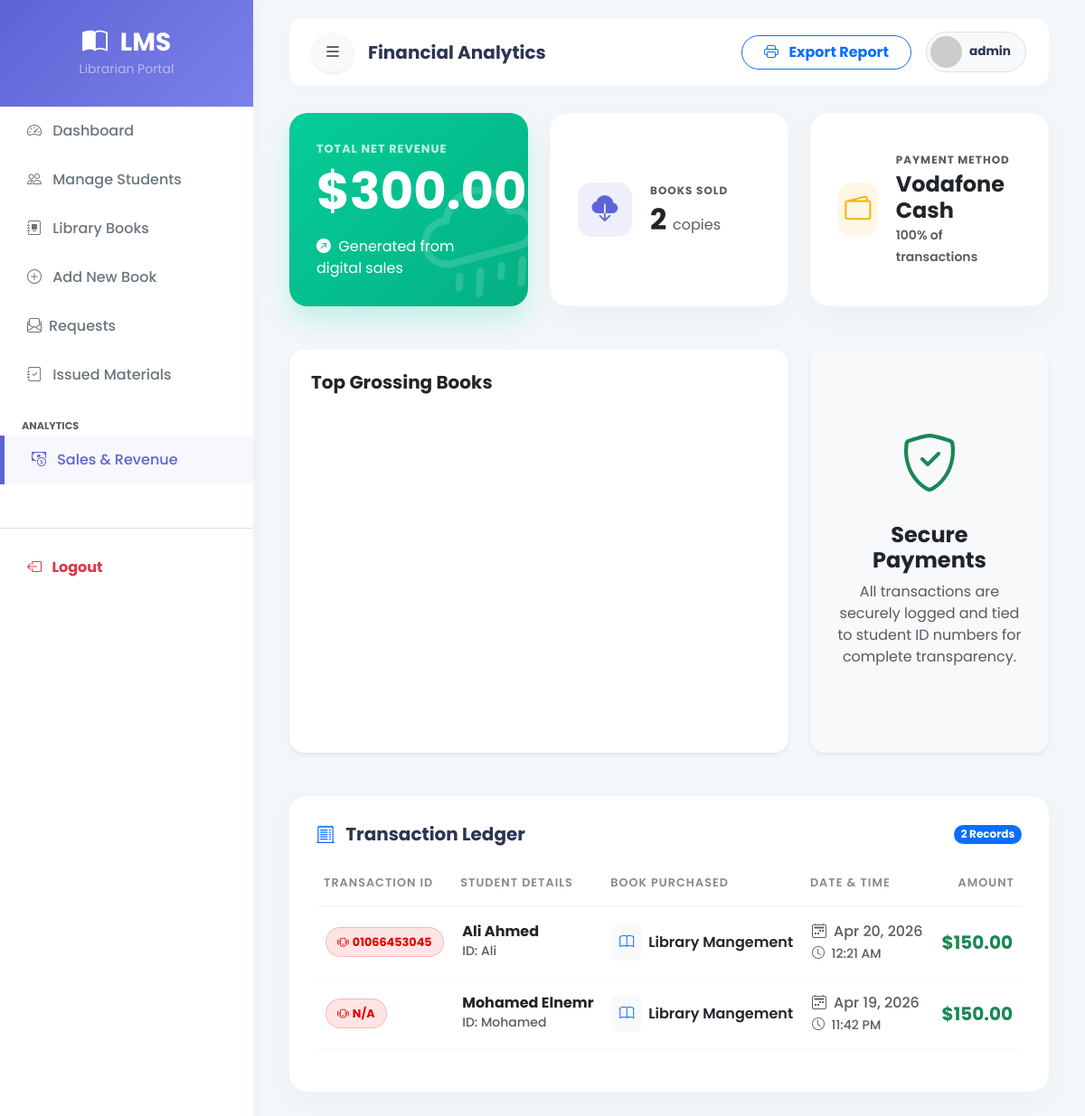
The page /admin/sales.php (signed in) on the database its author committed.
### tables this page shows
CREATE TABLE `user` (
  `RollNo` varchar(50) NOT NULL,
  `Name` varchar(50) DEFAULT NULL,
  `Type` varchar(50) DEFAULT NULL,
  `EmailId` varchar(50) DEFAULT NULL,
  `MobNo` bigint(11) DEFAULT NULL,
  `Password` varchar(50) DEFAULT NULL,
  `wallet_balance` decimal(10,2) DEFAULT 0.00
);

CREATE TABLE `purchased_books` (
  `id` int(10) NOT NULL,
  `RollNo` varchar(50) NOT NULL,
  `BookId` int(10) NOT NULL,
  `purchase_date` timestamp NOT NULL DEFAULT current_timestamp(),
  `transaction_id` varchar(50) DEFAULT 'N/A'
);

CREATE TABLE `book` (
  `BookId` int(10) NOT NULL,
  `Title` varchar(50) DEFAULT NULL,
  `Availability` int(5) DEFAULT NULL,
  `status` varchar(50) NOT NULL,
  `Author` varchar(50) NOT NULL,
  `Year` int(11) DEFAULT NULL,
  `Description` text DEFAULT NULL,
  `is_online` tinyint(1) DEFAULT 0,
  `file_path` varchar(255) DEFAULT NULL,
  `price` decimal(10,2) DEFAULT 0.00
);

### admin/sales.php (the view, shortened to what this page needs)
<?php
require('../includes/dbconn.php');
$rollno = $_SESSION['RollNo'];
$sql_check = "SELECT * FROM user WHERE RollNo='$rollno' AND Type='Admin'";
$result_check = $conn->query($sql_check);
$admin_row = $result_check->fetch_assoc();
$admin_name = $admin_row['Name'] ?? 'Librarian';
$stats_sql = "SELECT SUM(b.price) as total_revenue, COUNT(p.id) as total_sold
              FROM purchased_books p
              JOIN book b ON p.BookId = b.BookId";
$stats_res = $conn->query($stats_sql);
$stats = $stats_res->fetch_assoc();
$total_revenue = $stats['total_revenue'] ?? 0.00;
$total_sold = $stats['total_sold'] ?? 0;
$transactions_sql = "SELECT p.id, p.purchase_date, p.transaction_id, u.Name as student_name, u.RollNo, b.Title, b.price
                     FROM purchased_books p
                     JOIN user u ON p.RollNo = u.RollNo
                     JOIN book b ON p.BookId = b.BookId
                     ORDER BY p.purchase_date DESC";
$transactions_res = $conn->query($transactions_sql);
?>
<!DOCTYPE html>
<html lang="en">
<head>
    <link href="https://cdn.jsdelivr.net/npm/bootstrap@5.3.0/dist/css/bootstrap.min.css" rel="stylesheet">
    <link rel="stylesheet" href="https://cdn.jsdelivr.net/npm/bootstrap-icons@1.11.1/font/bootstrap-icons.css">
</head>
<body>
<div class="wrapper">
    <nav id="sidebar">
        <div class="sidebar-header">
            <h3 class="mb-0 fw-bold"><i class="bi bi-book-half me-2"></i> LMS</h3>
            <small class="text-white-50">Librarian Portal</small>
        </div>
        <ul class="list-unstyled components">
            <li><a href="index.php"><i class="bi bi-speedometer2 me-2"></i> Dashboard</a></li>
            <li><a href="student.php"><i class="bi bi-people me-2"></i> Manage Students</a></li>
            <li><a href="book.php"><i class="bi bi-journal-album me-2"></i> Library Books</a></li>
            <li><a href="addbook.php"><i class="bi bi-plus-circle me-2"></i> Add New Book</a></li>
            <li><a href="requests.php"><i class="bi bi-envelope-paper me-2"></i>Requests</a></li>
            <li><a href="current.php"><i class="bi bi-journal-check me-2"></i> Issued Materials</a></li>
            <li class="mt-3"><small class="text-muted px-4 fw-bold text-uppercase" style="font-size: 0.7rem;">Analytics</small></li>
            <li class="active"><a href="sales.php"><i class="bi bi-cash-coin me-2"></i> Sales & Revenue</a></li>
            <li class="mt-5 border-top pt-3"><a href="logout.php" class="text-danger fw-bold"><i class="bi bi-box-arrow-left me-2"></i> Logout</a></li>
        </ul>
    </nav>
    <div id="content">
        <nav class="top-navbar d-flex justify-content-between align-items-center">
            <div class="d-flex align-items-center">
                <button type="button" id="sidebarCollapse" class="btn btn-light rounded-circle shadow-sm me-3"><i class="bi bi-list fs-5"></i></button>
                <h5 class="fw-bold mb-0">Financial Analytics</h5>
            </div>
            <div class="d-flex align-items-center">
                <button onclick="window.print()" class="btn btn-outline-primary rounded-pill px-4 fw-bold me-3 btn-print">
                    <i class="bi bi-printer me-2"></i> Export Report
                </button>
                <div class="d-flex align-items-center bg-light rounded-pill p-1 pe-3 border">
                    <img src="https://ui-avatars.com/api/?name=<?php echo urlencode($admin_name); ?>&background=5D63D4&color=fff&rounded=true&bold=true" width="35" class="me-2 rounded-circle">
                    <span class="fw-bold" style="font-size: 0.85rem;"><?php echo $admin_name; ?></span>
                </div>
            </div>
        </nav>
        <div class="row g-4 mb-5">
            <div class="col-xl-4">
                <div class="revenue-card h-100">
                    <p class="text-uppercase fw-bold mb-1 opacity-75" style="letter-spacing: 1px; font-size: 0.8rem;">Total Net Revenue</p>
                    <h1 class="display-4 fw-bold mb-0">$<?php echo number_format($total_revenue, 2); ?></h1>
                    <p class="mt-3 mb-0 fs-6"><i class="bi bi-arrow-up-right-circle-fill me-1"></i> Generated from digital sales</p>
                </div>
            </div>
            <div class="col-xl-4 col-md-6">
                <div class="sales-card h-100">
                    <div class="sales-icon" style="background: rgba(93, 99, 212, 0.1); color: var(--primary);">
                        <i class="bi bi-cloud-download-fill"></i>
                    </div>
                    <div>
                        <p class="text-muted text-uppercase fw-bold mb-1" style="font-size: 0.75rem; letter-spacing: 1px;">Books Sold</p>
                        <h2 class="fw-bold mb-0 text-dark"><?php echo $total_sold; ?> <span class="fs-6 text-muted fw-normal">copies</span></h2>
                    </div>
                </div>
            </div>
            <div class="col-xl-4 col-md-6">
                <div class="sales-card h-100">
                    <div class="sales-icon" style="background: rgba(255, 171, 0, 0.1); color: #FFAB00;">
                        <i class="bi bi-wallet2"></i>
                    </div>
                    <div>
                        <p class="text-muted text-uppercase fw-bold mb-1" style="font-size: 0.75rem; letter-spacing: 1px;">Payment Method</p>
                        <h4 class="fw-bold mb-0 text-dark">Vodafone Cash</h4>
                        <small class="text-muted fw-semibold">100% of transactions</small>
                    </div>
                </div>
            </div>
        </div>
        <div class="row g-4 mb-5">
            <div class="col-lg-8">
                <div class="card border-0 shadow-sm rounded-4 p-4 h-100">
                    <h5 class="fw-bold mb-4">Top Grossing Books</h5>
                    <div id="revenueChart" style="min-height: 350px;"></div>
                </div>
            </div>
            <div class="col-lg-4">
                <div class="card border-0 shadow-sm rounded-4 p-4 h-100 d-flex flex-column justify-content-center text-center bg-light">
                    <i class="bi bi-shield-check text-success" style="font-size: 4rem;"></i>
                    <h4 class="fw-bold mt-3">Secure Payments</h4>
                    <p class="text-muted">All transactions are securely logged and tied to student ID numbers for complete transparency.</p>
                </div>
            </div>
        </div>
        <div class="table-container mb-5">
            <div class="d-flex justify-content-between align-items-center mb-4">
                <h5 class="fw-bold mb-0"><i class="bi bi-receipt-cutoff text-primary me-2"></i> Transaction Ledger</h5>
                <span class="badge bg-primary rounded-pill"><?php echo $transactions_res->num_rows; ?> Records</span>
            </div>
            <div class="table-responsive">
                <table class="table align-middle">
                    <thead>
                        <tr>
                            <th>Transaction ID</th>
                            <th>Student Details</th>
                            <th>Book Purchased</th>
                            <th>Date & Time</th>
                            <th class="text-end">Amount</th>
                        </tr>
                    </thead>
                    <tbody>
                        <?php if($transactions_res && $transactions_res->num_rows > 0): ?>
                            <?php while($row = $transactions_res->fetch_assoc()): ?>
                                <tr>
                                    <td>
                                        <span class="vf-badge">
                                            <i class="bi bi-phone-vibrate me-1"></i> <?php echo htmlspecialchars($row['transaction_id'] ?? 'N/A'); ?>
                                        </span>
                                    </td>
                                    <td>
                                        <h6 class="mb-0 fw-bold text-dark"><?php echo htmlspecialchars($row['student_name']); ?></h6>
                                        <small class="text-muted">ID: <?php echo htmlspecialchars($row['RollNo']); ?></small>
                                    </td>
                                    <td>
                                        <div class="d-flex align-items-center">
                                            <div class="bg-light rounded p-2 me-2 text-primary"><i class="bi bi-book"></i></div>
                                            <span class="fw-semibold"><?php echo htmlspecialchars($row['Title']); ?></span>
                                        </div>
                                    </td>
                                    <td>
                                        <span class="text-muted"><i class="bi bi-calendar2-week me-1"></i> <?php echo date('M d, Y', strtotime($row['purchase_date'])); ?></span><br>
                                        <small class="text-muted"><i class="bi bi-clock me-1"></i> <?php echo date('h:i A', strtotime($row['purchase_date'])); ?></small>
                                    </td>
                                    <td class="text-end fw-bold text-success fs-5">
                                        $<?php echo number_format($row['price'], 2); ?>
                                    </td>
                                </tr>
                            <?php endwhile; ?>
                        <?php endif; ?>
                    </tbody>
                </table>
            </div>
        </div>
    </div>
</div>
</body>
</html>

### admin/sales.php (style rules this page uses)
:root { --primary: #5D63D4; --primary-light: #7b81ea; --bg-color: #f4f7fa; --card-bg: #ffffff; }
body { font-family: 'Poppins', sans-serif; background-color: var(--bg-color); color: #2b3452; overflow-x: hidden; }
.wrapper { display: flex; width: 100%; align-items: stretch; }
#sidebar { min-width: 280px; max-width: 280px; background: var(--card-bg); transition: 0.3s; box-shadow: 4px 0 15px rgba(0,0,0,0.03); min-height: 100vh; z-index: 999; }
.sidebar-header { padding: 30px 20px; background: linear-gradient(135deg, var(--primary) 0%, var(--primary-light) 100%); color: white; text-align: center; }
#sidebar ul li a { padding: 15px 30px; display: block; color: #6c757d; text-decoration: none; font-weight: 500; transition: 0.3s; }
#sidebar ul li a:hover, #sidebar ul li.active > a { color: var(--primary); background: rgba(93, 99, 212, 0.05); border-left: 5px solid var(--primary); }
#content { width: 100%; padding: 20px 40px; }
.top-navbar { background: var(--card-bg); padding: 15px 25px; border-radius: 15px; box-shadow: 0 4px 15px rgba(0,0,0,0.02); margin-bottom: 30px; }
.revenue-card { background: linear-gradient(135deg, #05CD99 0%, #04b083 100%); color: white; border-radius: 20px; padding: 30px; box-shadow: 0 15px 30px rgba(5, 205, 153, 0.2); position: relative; overflow: hidden; }
.revenue-card::after { content: '\F2B6'; font-family: 'bootstrap-icons'; position: absolute; right: -10px; bottom: -20px; font-size: 8rem; opacity: 0.15; transform: rotate(-15deg); }
.sales-card { background: white; border-radius: 20px; padding: 30px; box-shadow: 0 10px 30px rgba(0,0,0,0.03); border: 1px solid rgba(0,0,0,0.02); display: flex; align-items: center; }
.sales-icon { width: 60px; height: 60px; border-radius: 15px; display: flex; align-items: center; justify-content: center; font-size: 1.8rem; margin-right: 20px; }
.table-container { background: white; border-radius: 20px; padding: 30px; box-shadow: 0 10px 30px rgba(0,0,0,0.03); }
.table thead th { background: transparent; color: #888; font-weight: 600; text-transform: uppercase; font-size: 0.8rem; letter-spacing: 1px; border-bottom: 2px solid #f4f7fa; padding-bottom: 15px; }
.table tbody td { vertical-align: middle; padding: 15px 10px; border-bottom: 1px solid #f4f7fa; font-weight: 500; }
.vf-badge { background: rgba(230, 0, 0, 0.1); color: #e60000; padding: 6px 12px; border-radius: 50px; font-size: 0.8rem; font-weight: 700; border: 1px solid rgba(230, 0, 0, 0.2); display: inline-flex; align-items: center; }

### rows shown on the page
user: Name "admin"
purchased_books: transaction "01066453045", RollNo.Name "Ali Ahmed", RollNo.RollNo "Ali", BookId.Title "Library Mangement", purchase_date "Apr 20, 2026", purchase_date "12:21 AM", BookId.price "150.00"
purchased_books: transaction "N/A", RollNo.Name "Mohamed Elnemr", RollNo.RollNo "Mohamed", BookId.Title "Library Mangement", purchase_date "Apr 19, 2026", purchase_date "11:42 PM", BookId.price "150.00"

### other values the page prints
$total_revenue "300.00"
$total_sold "2"
$transactions_res->num_rows "2"
